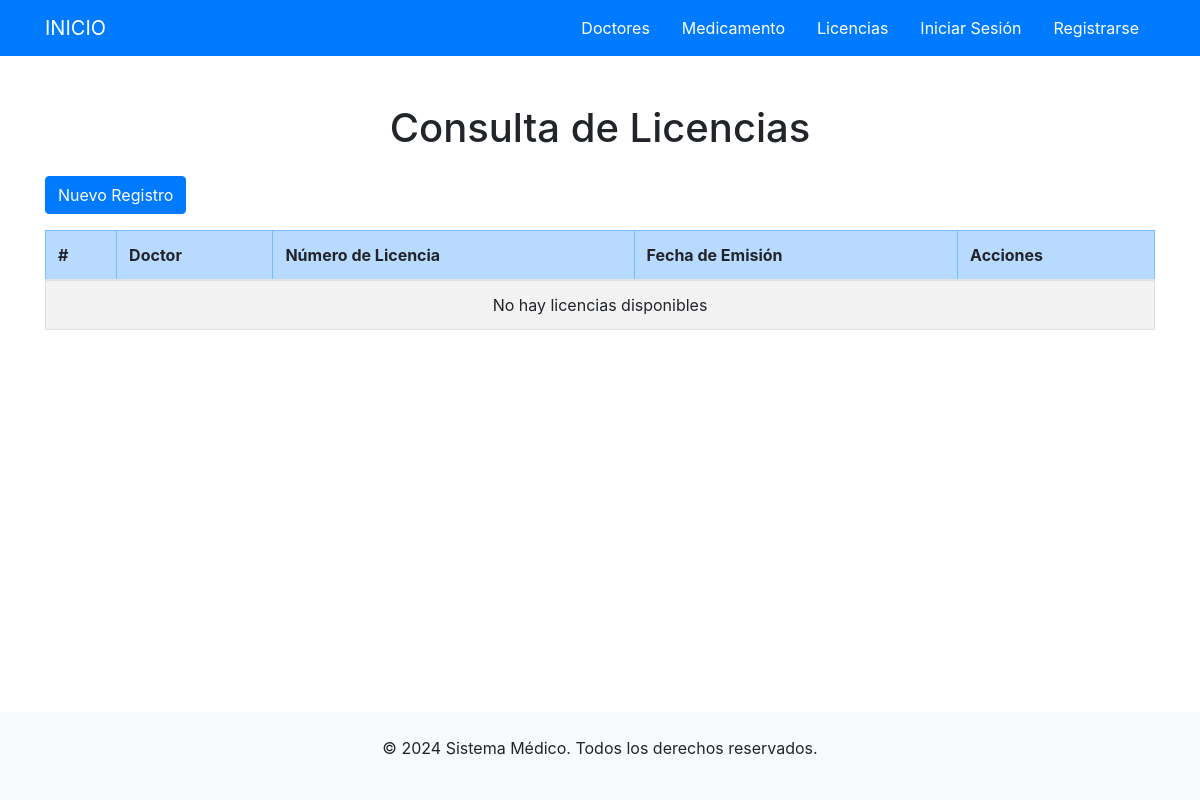
/license/, run on an earlier commit of the app's database.
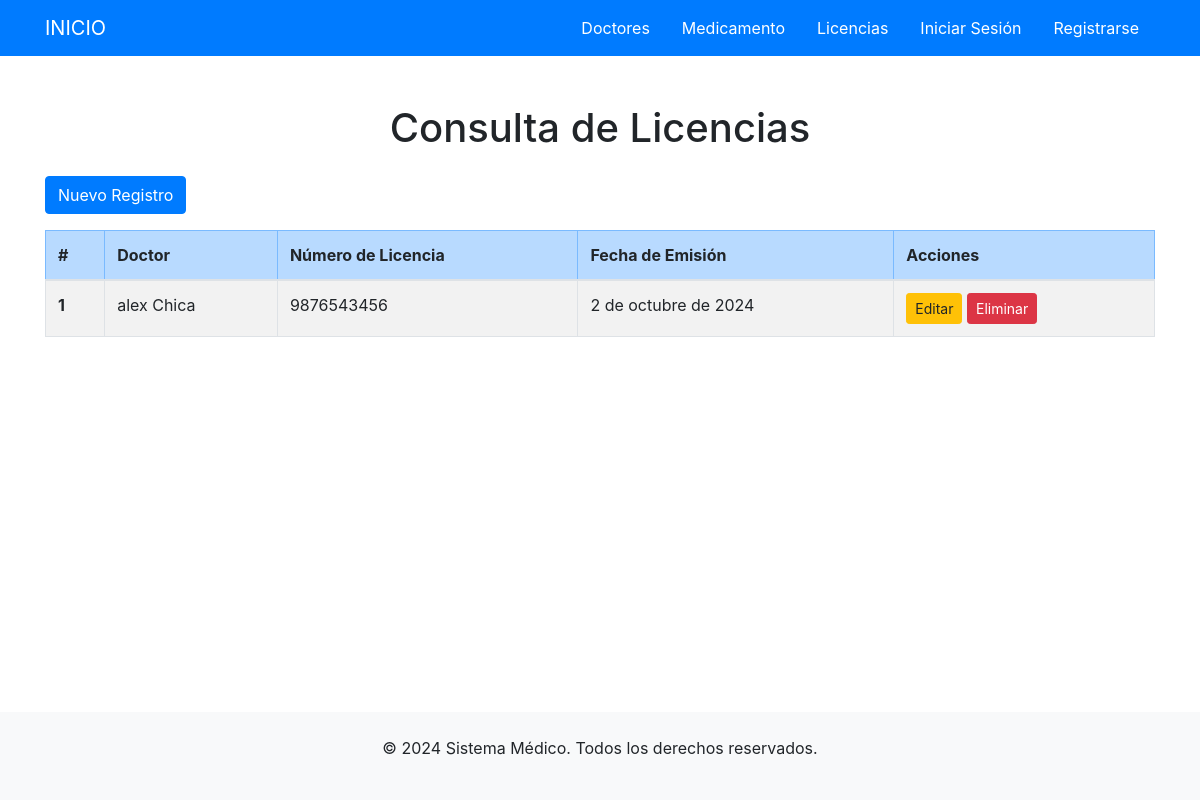
And on a later commit of the database.
### aplication/core/models.py (models this page shows, shortened)
class License(models.Model):
    doctor = models.OneToOneField(Doctor, on_delete=models.CASCADE)
    license_number = models.CharField(max_length=20, unique=True)
    issued_date = models.DateField()

class Doctor(models.Model):
    SEX_CHOICES = ( ('M', 'Masculino'), ('F', 'Femenino'),)
    first_name = models.CharField(max_length=100)
    last_name = models.CharField(max_length=100)
    profession = models.ManyToManyField(Profession)
    clinic = models.ForeignKey(Clinic,on_delete=models.CASCADE, related_name='clinicas')
    sex = models.CharField(default="M",max_length=1, choices=SEX_CHOICES)
    birth_date = models.DateField()
    address = models.CharField(max_length=255)
    is_active = models.BooleanField(default=True)
    class Meta:
        verbose_name = "Doctor"
        verbose_name_plural = "Doctores"
        ordering = ['last_name', 'first_name']
    def __str__(self):
        return f"{self.first_name} {self.last_name}"

### aplication/core/views.py (the view)
# urls.py: path('license/', views.LicenseList.as_view(), name='license_list'),
class LicenseList(ListView):
    model = License
    template_name = 'core/license/list.html'
    context_object_name = 'licenses'
    login_url = 'core:login'
    def get_context_data(self, **kwargs):
        context = super().get_context_data(**kwargs)
        context['title'] = "Consulta de Licencias"
        return context

### template/core/license/list.html
{% extends 'layouts/base.html' %}
{% block content %}
    <div class="container mt-5">
        <h1 class="text-center mb-4">{{ title }}</h1>
        <a class="btn btn-primary mb-3" href="{% url 'core:license_create' %}">Nuevo Registro</a>
        <table class="table table-striped table-bordered">
            <thead class="table-primary">
                <tr>
                    <th scope="col">#</th>
                    <th scope="col">Doctor</th>
                    <th scope="col">Número de Licencia</th>
                    <th scope="col">Fecha de Emisión</th>
                    <th scope="col">Acciones</th>
                </tr>
            </thead>
            <tbody>
                {% for license in licenses %}
                <tr>
                    <th scope="row">{{ forloop.counter }}</th>
                    <td>{{ license.doctor }}</td>
                    <td>{{ license.license_number }}</td>
                    <td>{{ license.issued_date }}</td>
                    <td>
                        <a href="{% url 'core:license_update' license.id %}" class="btn btn-warning btn-sm">Editar</a>
                        <a href="{% url 'core:license_delete' license.id %}" class="btn btn-danger btn-sm">Eliminar</a>
                    </td>
                </tr>
                {% empty %}
                <tr>
                    <td colspan="5" class="text-center">No hay licencias disponibles</td>
                </tr>
                {% endfor %}
            </tbody>
        </table>
    </div>
{% endblock %}

What changed in the data, as far as the page shows it:
added License: doctor "alex Chica", license_number "9876543456", issued_date "2 de octubre de 2024"
Also different on the page:
text no longer shown: "No hay licencias disponibles"
